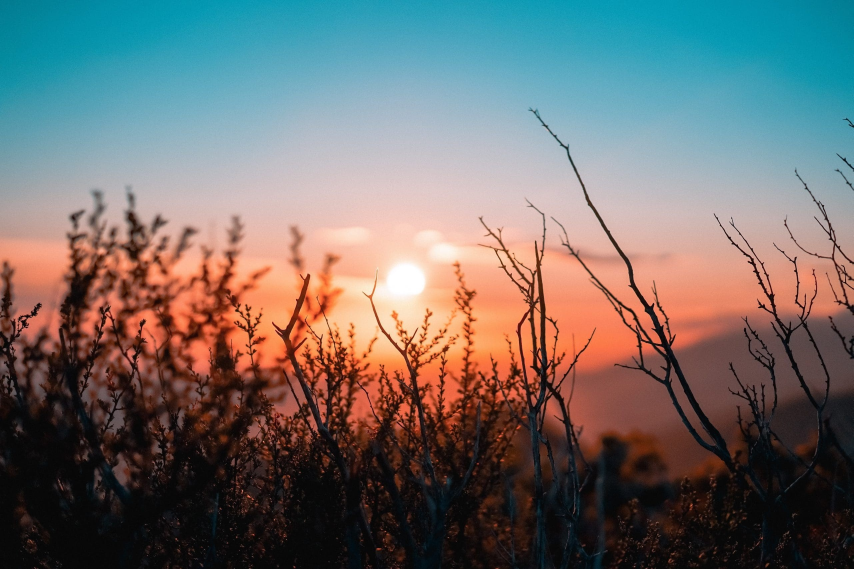
#> input picture Gray_scale_Image_Conversion/original_image.jpg, 2560 x 1707 px (shown at 1/3 size)
$ python revision.py
#> lines starting #> are read from the running program, lines starting #| are printed output that depends on the picture
# [22 lines of commented-out code are left out]

import cv2
image = cv2.imread("original_image.jpg")
#> image is the input picture: shape (1707, 2560, 3); mean B, G, R 107.6, 109.7, 112

if image is not None :
    gray = cv2.cvtColor(image , cv2.COLOR_BGR2GRAY)
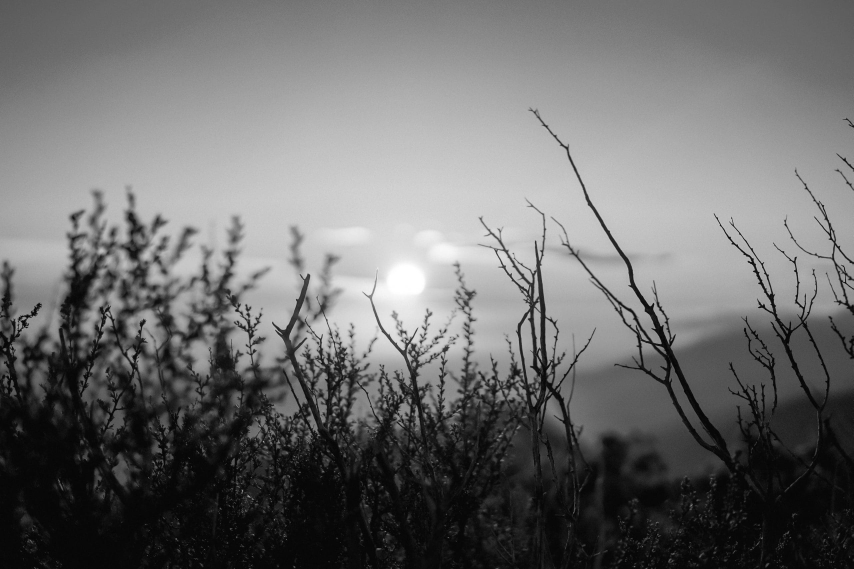
#> gray: shape (1707, 2560) (shown at 1/3 size); min 0, max 255, mean 110.2
    resize = cv2.resize(gray , (800 , 600))
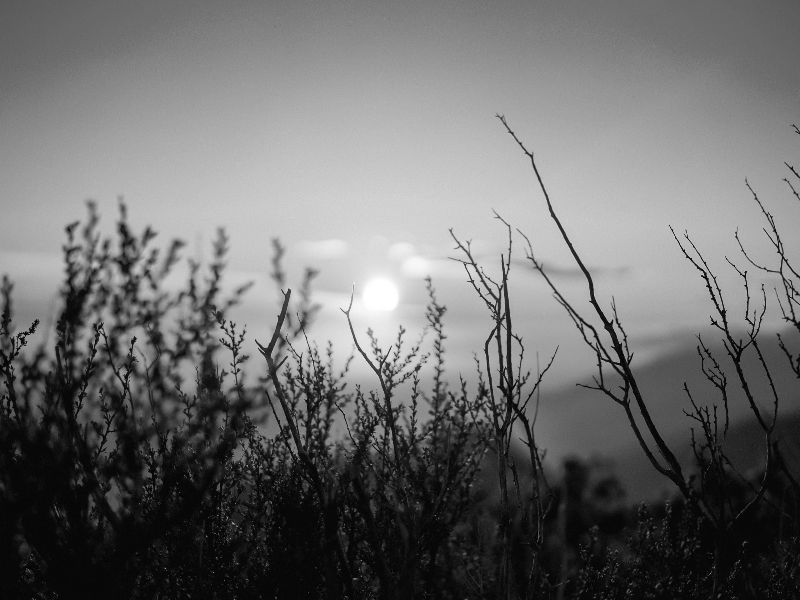
#> resize: shape (600, 800); min 0, max 255, mean 110.1
    cv2.imshow("Grayscale image" , resize)
    cv2.waitKey(0)
    cv2.destroyAllWindows()
